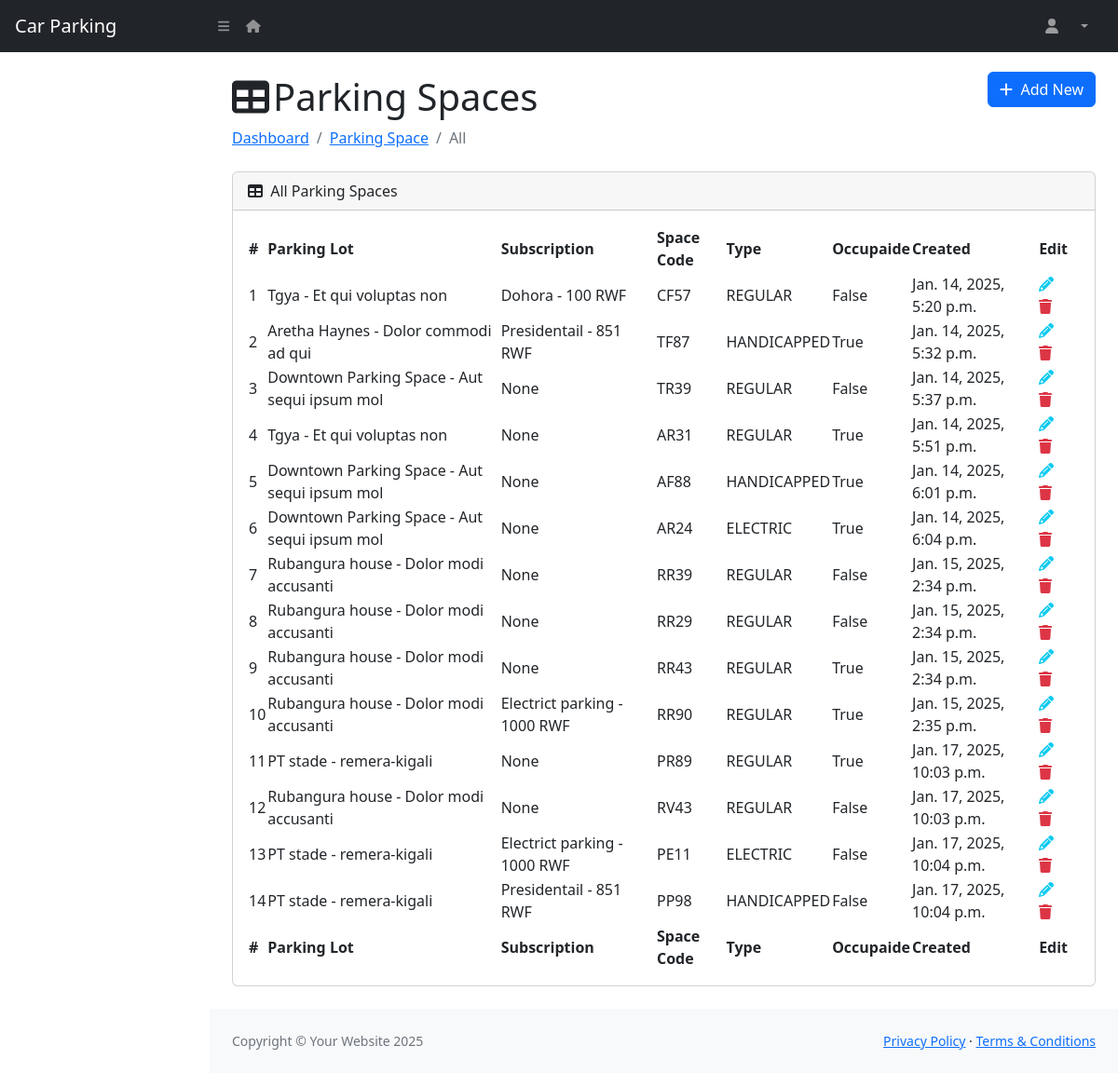
The app's page /dashboard/parkingspace, older data.
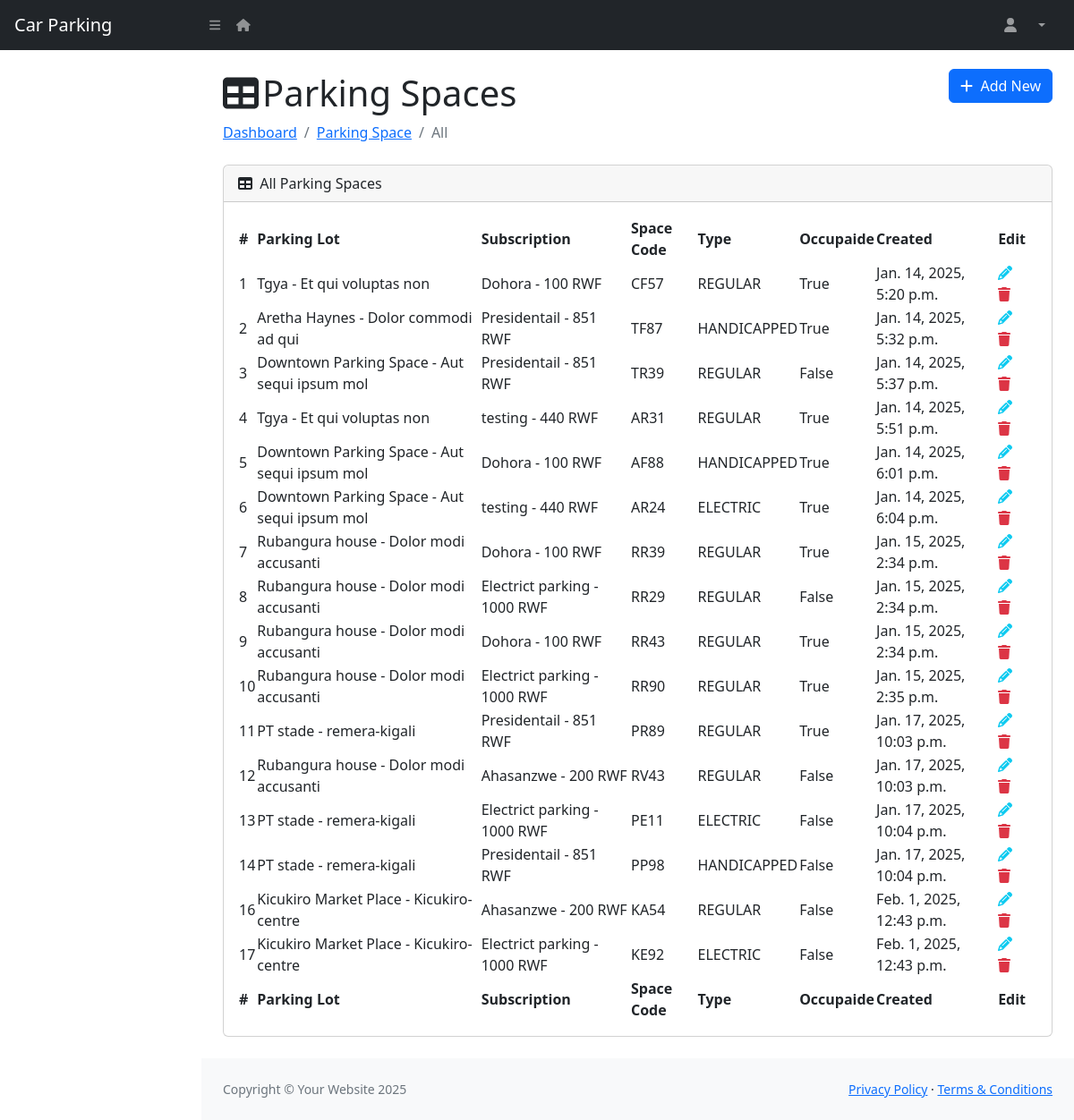
The same page, newer data.
### app/models.py (models this page shows, shortened)
class ParkingSpace(models.Model):
    parking_lot = models.ForeignKey('ParkingLot', on_delete=models.PROTECT, related_name='parking_spaces')
    subscription = models.ForeignKey('Subscription', on_delete=models.PROTECT, null=True, blank=True)
    space_code = models.CharField(max_length=6, unique=True)
    type = models.CharField(max_length=20, choices=SPACE_TYPE_CHOICES, default='REGULAR')
    status = models.BooleanField(default=False)
    created_at = models.DateTimeField(auto_now_add=True)

class ParkingLot(models.Model):
    name = models.CharField(max_length=255, unique=True)
    gpsLocation = models.CharField(max_length=255)
    address = models.CharField(max_length=255)
    type = models.CharField(max_length=20, choices=[('ON STREET', 'On Street'), ('OFF STREET', 'Off Street')], default='ON STREET')
    capacity = models.IntegerField()
    restrictions = models.CharField(max_length=255, blank=True, null=True)  # Store as a comma-separated string
    security = models.BooleanField(default=False)
    lighting = models.BooleanField(default=False)
    chargingStation = models.BooleanField(default=False)
    manager_1 = models.ForeignKey('User', related_name='primary_manager', null=True, on_delete=models.SET_NULL)
    manager_2 = models.ForeignKey('User', related_name='secondary_manager', null=True, blank=True, on_delete=models.SET_NULL)
    created_at = models.DateTimeField(auto_now_add=True)
    def __str__(self):
        return f"{self.name} - {self.address}"

class Subscription(models.Model):
    name = models.CharField(max_length=255, unique=True)
    price = models.IntegerField()
    discount_rate = models.PositiveIntegerField(validators=[MaxValueValidator(100)])
    terms = models.TextField()
    created_at = models.DateTimeField(auto_now_add=True)
    def __str__(self):
        return f"{self.name} - {self.price} RWF"

### app/views.py (the view)
# urls.py: path('dashboard/parkingspace', views.parkingspace, name="parkingspace"),
def parkingspace(request):
    parkingspace = ParkingSpace.objects.all()
    context = {'parkingspaces': parkingspace, 'active_menu': 'parkingspace'}
    return render(request, 'dashboard/parkingspace.html', context)

### app/templates/app/dashboard/parkingspace.html (shortened to what the changed rows need)
{% extends 'dashboard/base.html' %}
{% block content %}
                    <div class="container-fluid px-4">
                      <div class="d-flex justify-content-between align-items-center">
                        <h1 class="mt-4"><i class="fas fa-table me-1"></i>Parking Spaces</h1>
                      </div>
                        <div class="card mb-4">
                            <div class="card-body">
                                <table id="datatablesSimple">
                                    <thead>
                                        <tr>
                                            <th>#</th>
                                            <th>Parking Lot</th>
                                            <th>Subscription</th>
                                            <th>Space Code</th>
                                            <th>Type</th>
                                            <th>Occupaide</th>
                                            <th>Created</th>
                                            <th>Edit</th>
                                        </tr>
                                    </thead>
                                    <tfoot>
                                        <tr>
                                            <th>#</th>
                                            <th>Parking Lot</th>
                                            <th>Subscription</th>
                                            <th>Space Code</th>
                                            <th>Type</th>
                                            <th>Occupaide</th>
                                            <th>Created</th>
                                            <th>Edit</th>
                                        </tr>
                                    </tfoot>
                                    <tbody>
                                        {% for parkspace in parkingspaces %}
                                        <tr>
                                            <td>{{ parkspace.id }}</td>
                                            <td>{{ parkspace.parking_lot }}</td>
                                            <td>{{ parkspace.subscription }}</td>
                                            <td>{{ parkspace.space_code }}</td>
                                            <td>{{ parkspace.type}}</td>
                                            <td>{{ parkspace.status}}</td>
                                            <td>{{ parkspace.created_at}}</td>
                                            <td>
                                                <a href="{% url 'update_parking_space' parkspace.pk %}"><i class="fas fa-pencil text-info"></i></a>&nbsp;&nbsp;&nbsp;&nbsp;
                                                <a href="{% url 'delete_parking_space' parkspace.pk %}"><i class="fas fa-trash text-danger"></i></a>
                                            </td>
                                        </tr>
                                        {% empty %}
                                        <tr>
                                            <td colspan="9" class="text-center">No Parking Space found</td>
                                        </tr>
                                        {% endfor %}
                                    </tbody>
                                </table>
                            </div>
                        </div>
                    </div>
                {% endblock %}

Row changes from the older to the newer data that the page shows:
changed ParkingSpace "CF57": status "False" → "True"
changed ParkingSpace "TR39": subscription "None" → "Presidentail - 851 RWF"
changed ParkingSpace "AR31": subscription "None" → "testing - 440 RWF"
changed ParkingSpace "AF88": subscription "None" → "Dohora - 100 RWF"
changed ParkingSpace "AR24": subscription "None" → "testing - 440 RWF"
changed ParkingSpace "RR39": subscription "None" → "Dohora - 100 RWF"; status "False" → "True"
changed ParkingSpace "RR29": subscription "None" → "Electrict parking - 1000 RWF"
changed ParkingSpace "RR43": subscription "None" → "Dohora - 100 RWF"
changed ParkingSpace "PR89": subscription "None" → "Presidentail - 851 RWF"
changed ParkingSpace "RV43": subscription "None" → "Ahasanzwe - 200 RWF"
added ParkingSpace: id "16", parking_lot "Kicukiro Market Place - Kicukiro-centre", subscription "Ahasanzwe - 200 RWF", space_code "KA54", type "REGULAR", status "False", created_at "Feb. 1, 2025, 12:43 p.m."
added ParkingSpace: id "17", parking_lot "Kicukiro Market Place - Kicukiro-centre", subscription "Electrict parking - 1000 RWF", space_code "KE92", type "ELECTRIC", status "False", created_at "Feb. 1, 2025, 12:43 p.m."
